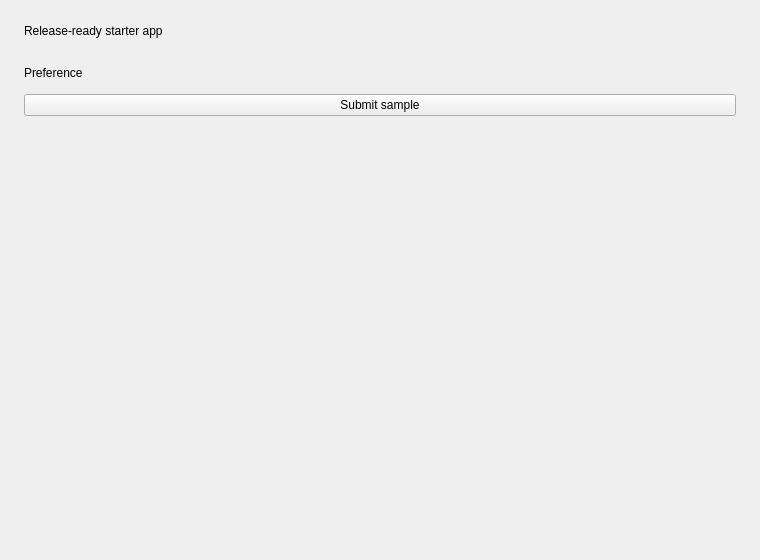
<?xml version='1.0' encoding='utf-8'?>
<ui version="4.0">
 <class>MainWindow</class>
 <widget class="QMainWindow" name="MainWindow">
  <property name="geometry">
   <rect>
    <x>0</x>
    <y>0</y>
    <width>760</width>
    <height>560</height>
   </rect>
  </property>
  <property name="windowTitle">
   <string>Custom Widgets Release Starter</string>
  </property>
  <widget class="QWidget" name="centralwidget">
   <layout class="QVBoxLayout" name="mainLayout">
    <property name="spacing">
     <number>14</number>
    </property>
    <property name="leftMargin">
     <number>24</number>
    </property>
    <property name="topMargin">
     <number>24</number>
    </property>
    <property name="rightMargin">
     <number>24</number>
    </property>
    <property name="bottomMargin">
     <number>24</number>
    </property>
    <item>
     <widget class="QLabel" name="titleLabel">
      <property name="text">
       <string>Release-ready starter app</string>
      </property>
     </widget>
    </item>
    <item>
     <widget class="QCustomForm" name="signupForm" />
    </item>
    <item>
     <widget class="QLabel" name="prefLabel">
      <property name="text">
       <string>Preference</string>
      </property>
     </widget>
    </item>
    <item>
     <layout class="QHBoxLayout" name="prefsHolder" />
    </item>
    <item>
     <widget class="QCustomQPushButton" name="submitButton">
      <property name="text">
       <string>Submit sample</string>
      </property>
     </widget>
    </item>
    <item>
     <spacer name="bottomSpacer">
      <property name="orientation">
       <enum>Qt::Vertical</enum>
      </property>
      <property name="sizeHint" stdset="0">
       <size>
        <width>10</width>
        <height>10</height>
       </size>
      </property>
     </spacer>
    </item>
   </layout>
  </widget>
 </widget>
 <customwidgets>
  <customwidget>
   <class>QCustomForm</class>
   <extends>QWidget</extends>
   <header location="global">Custom_Widgets.QCustomForm.h</header>
  </customwidget>
  <customwidget>
   <class>QCustomQPushButton</class>
   <extends>QPushButton</extends>
   <header location="global">Custom_Widgets.QCustomQPushButton.h</header>
  </customwidget>
 <customwidget><class>QPushButton</class><extends>QPushButton</extends><header location="global">Custom_Widgets.Theme.h</header><container>1</container></customwidget><customwidget><class>QLabel</class><extends>QLabel</extends><header location="global">Custom_Widgets.Theme.h</header><container>1</container></customwidget></customwidgets>
 <connections />
</ui>
